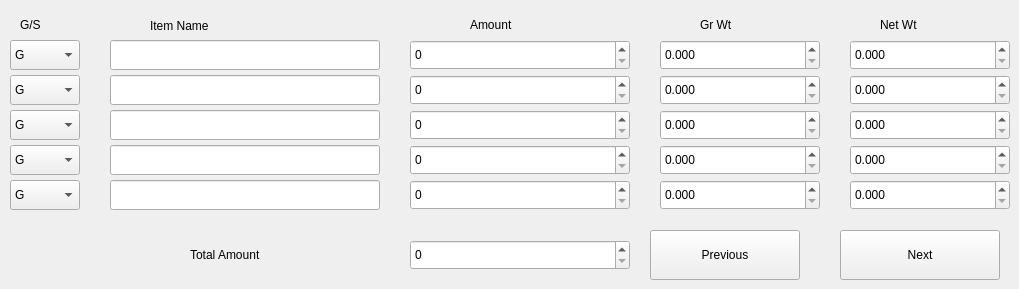
       <widget class="QWidget" name="VC_Sale">
        <widget class="QLabel" name="label_114">
         <property name="geometry">
          <rect>
           <x>150</x>
           <y>10</y>
           <width>140</width>
           <height>31</height>
          </rect>
         </property>
         <property name="text">
          <string>Item Name</string>
         </property>
        </widget>
        <widget class="QLabel" name="label_115">
         <property name="geometry">
          <rect>
           <x>470</x>
           <y>10</y>
           <width>120</width>
           <height>30</height>
          </rect>
         </property>
         <property name="text">
          <string>Amount</string>
         </property>
        </widget>
        <widget class="QLabel" name="label_116">
         <property name="geometry">
          <rect>
           <x>700</x>
           <y>10</y>
           <width>90</width>
           <height>30</height>
          </rect>
         </property>
         <property name="text">
          <string>Gr Wt</string>
         </property>
        </widget>
        <widget class="QLabel" name="label_117">
         <property name="geometry">
          <rect>
           <x>880</x>
           <y>10</y>
           <width>90</width>
           <height>30</height>
          </rect>
         </property>
         <property name="text">
          <string>Net Wt</string>
         </property>
        </widget>
        <widget class="QLineEdit" name="VC_Itemname">
         <property name="geometry">
          <rect>
           <x>110</x>
           <y>40</y>
           <width>270</width>
           <height>30</height>
          </rect>
         </property>
        </widget>
        <widget class="QSpinBox" name="VC_Amount_2">
         <property name="geometry">
          <rect>
           <x>410</x>
           <y>40</y>
           <width>220</width>
           <height>30</height>
          </rect>
         </property>
         <property name="maximum">
          <number>9999999</number>
         </property>
        </widget>
        <widget class="QDoubleSpinBox" name="VC_grwt">
         <property name="geometry">
          <rect>
           <x>660</x>
           <y>40</y>
           <width>160</width>
           <height>30</height>
          </rect>
         </property>
         <property name="decimals">
          <number>3</number>
         </property>
         <property name="maximum">
          <double>999.999000000000024</double>
         </property>
        </widget>
        <widget class="QDoubleSpinBox" name="VC_ntwt">
         <property name="geometry">
          <rect>
           <x>850</x>
           <y>40</y>
           <width>160</width>
           <height>30</height>
          </rect>
         </property>
         <property name="decimals">
          <number>3</number>
         </property>
         <property name="maximum">
          <double>999.999000000000024</double>
         </property>
        </widget>
        <widget class="QLineEdit" name="VC_Itemname_2">
         <property name="geometry">
          <rect>
           <x>110</x>
           <y>75</y>
           <width>270</width>
           <height>30</height>
          </rect>
         </property>
        </widget>
        <widget class="QSpinBox" name="VC_Amount_3">
         <property name="geometry">
          <rect>
           <x>410</x>
           <y>75</y>
           <width>220</width>
           <height>30</height>
          </rect>
         </property>
         <property name="maximum">
          <number>9999999</number>
         </property>
        </widget>
        <widget class="QDoubleSpinBox" name="VC_grwt_2">
         <property name="geometry">
          <rect>
           <x>660</x>
           <y>75</y>
           <width>160</width>
           <height>30</height>
          </rect>
         </property>
         <property name="decimals">
          <number>3</number>
         </property>
         <property name="maximum">
          <double>999.999000000000024</double>
         </property>
        </widget>
        <widget class="QDoubleSpinBox" name="VC_ntwt_2">
         <property name="geometry">
          <rect>
           <x>850</x>
           <y>75</y>
           <width>160</width>
           <height>30</height>
          </rect>
         </property>
         <property name="decimals">
          <number>3</number>
         </property>
         <property name="maximum">
          <double>999.999000000000024</double>
         </property>
        </widget>
        <widget class="QLineEdit" name="VC_Itemname_3">
         <property name="geometry">
          <rect>
           <x>110</x>
           <y>110</y>
           <width>270</width>
           <height>30</height>
          </rect>
         </property>
        </widget>
        <widget class="QSpinBox" name="VC_Amount_4">
         <property name="geometry">
          <rect>
           <x>410</x>
           <y>110</y>
           <width>220</width>
           <height>30</height>
          </rect>
         </property>
         <property name="maximum">
          <number>9999999</number>
         </property>
        </widget>
        <widget class="QDoubleSpinBox" name="VC_grwt_3">
         <property name="geometry">
          <rect>
           <x>660</x>
           <y>110</y>
           <width>160</width>
           <height>30</height>
          </rect>
         </property>
         <property name="decimals">
          <number>3</number>
         </property>
         <property name="maximum">
          <double>999.999000000000024</double>
         </property>
        </widget>
        <widget class="QDoubleSpinBox" name="VC_ntwt_3">
         <property name="geometry">
          <rect>
           <x>850</x>
           <y>110</y>
           <width>160</width>
           <height>30</height>
          </rect>
         </property>
         <property name="decimals">
          <number>3</number>
         </property>
         <property name="maximum">
          <double>999.999000000000024</double>
         </property>
        </widget>
        <widget class="QLineEdit" name="VC_Itemname_4">
         <property name="geometry">
          <rect>
           <x>110</x>
           <y>145</y>
           <width>270</width>
           <height>30</height>
          </rect>
         </property>
        </widget>
        <widget class="QSpinBox" name="VC_Amount_5">
         <property name="geometry">
          <rect>
           <x>410</x>
           <y>145</y>
           <width>220</width>
           <height>30</height>
          </rect>
         </property>
         <property name="maximum">
          <number>9999999</number>
         </property>
        </widget>
        <widget class="QDoubleSpinBox" name="VC_grwt_4">
         <property name="geometry">
          <rect>
           <x>660</x>
           <y>145</y>
           <width>160</width>
           <height>30</height>
          </rect>
         </property>
         <property name="decimals">
          <number>3</number>
         </property>
         <property name="maximum">
          <double>999.999000000000024</double>
         </property>
        </widget>
        <widget class="QDoubleSpinBox" name="VC_ntwt_4">
         <property name="geometry">
          <rect>
           <x>850</x>
           <y>145</y>
           <width>160</width>
           <height>30</height>
          </rect>
         </property>
         <property name="decimals">
          <number>3</number>
         </property>
         <property name="maximum">
          <double>999.999000000000024</double>
         </property>
        </widget>
        <widget class="QLineEdit" name="VC_Itemname_5">
         <property name="geometry">
          <rect>
           <x>110</x>
           <y>180</y>
           <width>270</width>
           <height>30</height>
          </rect>
         </property>
        </widget>
        <widget class="QSpinBox" name="VC_Amount_6">
         <property name="geometry">
          <rect>
           <x>410</x>
           <y>180</y>
           <width>220</width>
           <height>30</height>
          </rect>
         </property>
         <property name="maximum">
          <number>9999999</number>
         </property>
        </widget>
        <widget class="QDoubleSpinBox" name="VC_grwt_5">
         <property name="geometry">
          <rect>
           <x>660</x>
           <y>180</y>
           <width>160</width>
           <height>30</height>
          </rect>
         </property>
         <property name="decimals">
          <number>3</number>
         </property>
         <property name="maximum">
          <double>999.999000000000024</double>
         </property>
        </widget>
        <widget class="QDoubleSpinBox" name="VC_ntwt_5">
         <property name="geometry">
          <rect>
           <x>850</x>
           <y>180</y>
           <width>160</width>
           <height>30</height>
          </rect>
         </property>
         <property name="decimals">
          <number>3</number>
         </property>
         <property name="maximum">
          <double>999.999000000000024</double>
         </property>
        </widget>
        <widget class="QPushButton" name="VCNext">
         <property name="geometry">
          <rect>
           <x>840</x>
           <y>230</y>
           <width>160</width>
           <height>50</height>
          </rect>
         </property>
         <property name="text">
          <string>Next</string>
         </property>
        </widget>
        <widget class="QPushButton" name="VCPrevious">
         <property name="geometry">
          <rect>
           <x>650</x>
           <y>230</y>
           <width>150</width>
           <height>50</height>
          </rect>
         </property>
         <property name="text">
          <string>Previous</string>
         </property>
        </widget>
        <widget class="QLabel" name="label_137">
         <property name="geometry">
          <rect>
           <x>190</x>
           <y>240</y>
           <width>190</width>
           <height>30</height>
          </rect>
         </property>
         <property name="text">
          <string>Total Amount</string>
         </property>
        </widget>
        <widget class="QSpinBox" name="VC_total">
         <property name="geometry">
          <rect>
           <x>410</x>
           <y>240</y>
           <width>220</width>
           <height>30</height>
          </rect>
         </property>
         <property name="maximum">
          <number>9999999</number>
         </property>
        </widget>
        <widget class="QComboBox" name="VC_GS">
         <property name="geometry">
          <rect>
           <x>10</x>
           <y>40</y>
           <width>70</width>
           <height>30</height>
          </rect>
         </property>
         <item>
          <property name="text">
           <string>G</string>
          </property>
         </item>
         <item>
          <property name="text">
           <string>S</string>
          </property>
         </item>
        </widget>
        <widget class="QComboBox" name="VC_GS_2">
         <property name="geometry">
          <rect>
           <x>10</x>
           <y>75</y>
           <width>70</width>
           <height>30</height>
          </rect>
         </property>
         <item>
          <property name="text">
           <string>G</string>
          </property>
         </item>
         <item>
          <property name="text">
           <string>S</string>
          </property>
         </item>
        </widget>
        <widget class="QComboBox" name="VC_GS_3">
         <property name="geometry">
          <rect>
           <x>10</x>
           <y>110</y>
           <width>70</width>
           <height>30</height>
          </rect>
         </property>
         <item>
          <property name="text">
           <string>G</string>
          </property>
         </item>
         <item>
          <property name="text">
           <string>S</string>
          </property>
         </item>
        </widget>
        <widget class="QComboBox" name="VC_GS_4">
         <property name="geometry">
          <rect>
           <x>10</x>
           <y>145</y>
           <width>70</width>
           <height>30</height>
          </rect>
         </property>
         <item>
          <property name="text">
           <string>G</string>
          </property>
         </item>
         <item>
          <property name="text">
           <string>S</string>
          </property>
         </item>
        </widget>
        <widget class="QComboBox" name="VC_GS_5">
         <property name="geometry">
          <rect>
           <x>10</x>
           <y>180</y>
           <width>70</width>
           <height>30</height>
          </rect>
         </property>
         <item>
          <property name="text">
           <string>G</string>
          </property>
         </item>
         <item>
          <property name="text">
           <string>S</string>
          </property>
         </item>
        </widget>
        <widget class="QLabel" name="label_70">
         <property name="geometry">
          <rect>
           <x>20</x>
           <y>10</y>
           <width>50</width>
           <height>30</height>
          </rect>
         </property>
         <property name="text">
          <string>G/S</string>
         </property>
        </widget>
       </widget>
